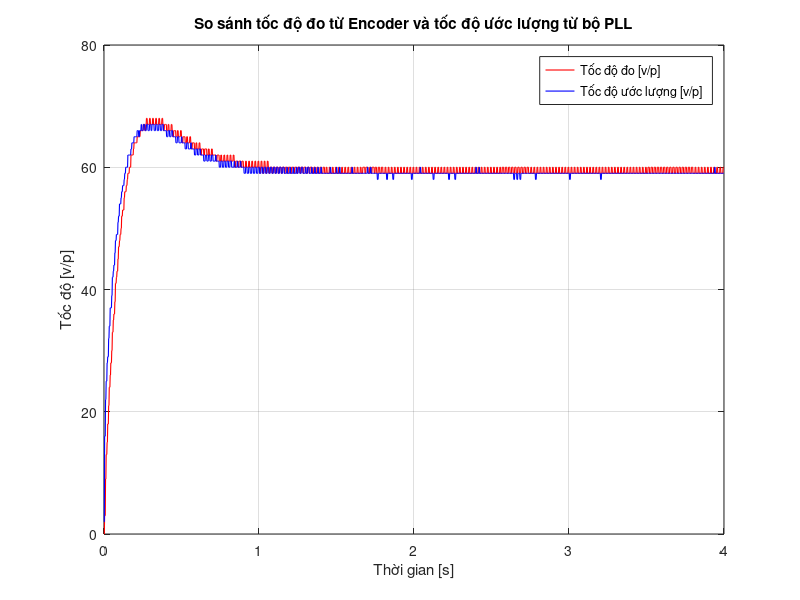

This figure's MATLAB source:
close all;

A=load('est_spd.txt');
x=0:0.002:(4-0.002*1);
y1=A(1:2000,1);
y2=A(1:2000,2);
figure(1)
plot(x,y1, '-r', 'LineWidth', 0.8);
hold on;
plot(x,y2, '-b', 'LineWidth', 0.8);
ylim([0, 80]);
title('So sánh tốc độ đo từ Encoder và tốc độ ước lượng từ bộ PLL');
xlabel('Thời gian [s]');
ylabel('Tốc độ [v/p]');
legend('Tốc độ đo [v/p]','Tốc độ ước lượng [v/p]');
grid on;